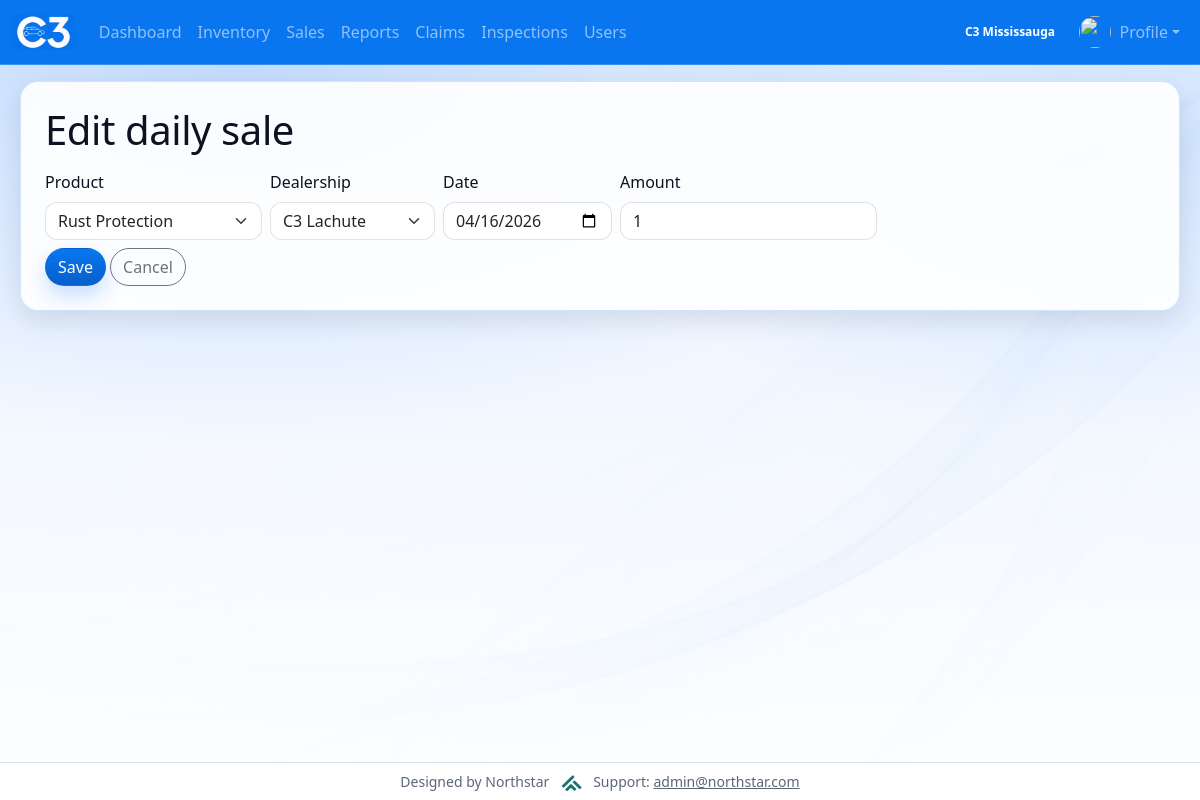
Screenshot of /home/sales/daily/27/edit/ (signed in) with the database file from the repository.
### Dashboard/models.py (models this page shows, shortened)
class Dealership(models.Model):
    name = models.CharField(max_length=200)
    badge_css_class = models.CharField(
        max_length=80,
        default="bg-dark",
        help_text="Bootstrap/extra CSS classes for this dealership's badge (navbar, user list).",
    )
    is_default_home = models.BooleanField(
        default=False,
        help_text="If True, new user group edits default to this dealership when none is set.",
    )
    class Meta:
        ordering = ["name"]
    def resolved_badge_css_class(self) -> str:
        raw = (self.badge_css_class or "").strip()
        if raw.startswith("ns-badge-dealership-"):
            return raw
    def __str__(self):
        return self.name

class DailySale(models.Model):
    product = models.ForeignKey(SalesProduct, on_delete=models.CASCADE)
    dealership = models.ForeignKey(Dealership, on_delete=models.CASCADE, related_name="daily_sales")
    date = models.DateField()
    amount = models.PositiveIntegerField(default=0)
    entered_by = models.ForeignKey(
        settings.AUTH_USER_MODEL,
        on_delete=models.SET_NULL,
        null=True,
        blank=True,
        related_name="daily_sales_entered",
    )
    class Meta:
        ordering = ['-date', 'id']

### Dashboard/views.py (the view)
# urls.py: path("sales/daily/<int:daily_pk>/edit/", views.sales_edit_daily, name="sales_edit_daily"),
def sales_edit_daily(request, daily_pk):
    if not _can_modify_daily_sales(request.user):
        messages.error(request, "Daily sale was not updated: you don't have permission to edit daily sales.")
        return _redirect_sales(request)
    obj = get_object_or_404(DailySale, pk=daily_pk)
    if request.method == "POST":
        old_product = obj.product
        old_dealership = obj.dealership
        old_amount = int(obj.amount)
        form = DailySaleForm(request.POST, instance=obj, user=request.user)
        if form.is_valid():
            saved = form.save()
            if old_product.pk != saved.product.pk or old_dealership.pk != saved.dealership.pk:
                apply_sale_delta(old_product, old_dealership, -old_amount)
                apply_sale_delta(saved.product, saved.dealership, int(saved.amount))
            else:
                apply_sale_delta(
                    saved.product,
                    saved.dealership,
                    int(saved.amount) - old_amount,
                )
            return _redirect_sales(request)
        _messages_for_invalid_form(request, form, context_note="Daily sale was not updated:")
    else:
        form = DailySaleForm(instance=obj, user=request.user)
    context = {"form": form, "daily_sale": obj}
    return render(request, "Dashboard/sales_edit_daily.html", context)

### Dashboard/inventory_services.py (called while the page is built)
def user_home_dealership(user):
    if not user or not user.is_authenticated:
        return None
    try:
        from Profile.models import UserProfile
        prof = UserProfile.objects.select_related("dealership").filter(user=user).first()
        return prof.dealership if prof else None
    except Exception:
        return None

### Dashboard/models.py (called while the page is built)
    def __str__(self):
        return self.name

### Dashboard/views.py (called while the page is built)
def _can_modify_daily_sales(user):
    if not user.is_authenticated:
        return False
    if user.is_staff:
        return True
    group_names = set(user.groups.values_list("name", flat=True))
    return "Sales Rep" in group_names or "Dealership User" in group_names

### Dashboard/templates/Dashboard/sales_edit_daily.html (shortened to what this page needs)
{% extends "Dashboard/base.html" %}
{% block content %}
<h1 class="mb-3">Edit daily sale</h1>
<form method="post" action="">
	<div class="row g-2 align-items-end mb-2">
		<div class="col-auto">
			<label for="id_product" class="form-label">Product</label>
			{{ form.product }}
		</div>
		<div class="col-auto">
			<label for="id_dealership" class="form-label">Dealership</label>
			{{ form.dealership }}
		</div>
		<div class="col-auto">
			<label for="id_date" class="form-label">Date</label>
			{{ form.date }}
		</div>
		<div class="col-auto">
			<label for="id_amount" class="form-label">Amount</label>
			{{ form.amount }}
		</div>
	</div>
	<button type="submit" class="btn btn-primary">Save</button>
	<a href="{% url ns_site_namespace|add:':sales' %}" class="btn btn-outline-secondary">Cancel</a>
</form>
{% endblock content %}

### Dashboard/templates/Dashboard/base.html (shortened to what this page needs)
<!DOCTYPE html>
<html lang="en">
<head>
    {% load static %}
    <link rel="stylesheet" href="{% static 'bootstrap/css/bootstrap.css' %}">
    <link rel="stylesheet" href="{% static 'css/theme.css' %}">
</head>
<body class="d-flex flex-column min-vh-100">
<nav class="navbar navbar-expand-lg navbar-dark bg-primary">
    <div class="container-fluid">
        <a class="navbar-brand d-flex align-items-center" href="{% url ns_site_namespace|add:':home' %}">
            <img src="{% static 'images/logo.png' %}" alt="C3" height="36" style="max-height: 36px;">
        </a>
        {% if user.is_authenticated %}
        <div class="collapse navbar-collapse" id="navbarNavAltMarkup">
            <ul class="navbar-nav me-auto mb-2 mb-lg-0">
                <li class="nav-item">
                    <a class="nav-link" href="{% url ns_site_namespace|add:':index' %}">Dashboard</a>
                </li>
                <li class="nav-item">
                    <a class="nav-link" href="{% url ns_site_namespace|add:':inventory' %}">Inventory</a>
                </li>
                <li class="nav-item">
                    <a class="nav-link" href="{% url ns_site_namespace|add:':sales' %}">Sales</a>
                </li>
                <li class="nav-item">
                    <a class="nav-link" href="{% url ns_site_namespace|add:':Reports' %}">Reports</a>
                </li>
                <li class="nav-item">
                    <a class="nav-link" href="{% url ns_site_namespace|add:':claims' %}">Claims</a>
                </li>
                <li class="nav-item">
                    <a class="nav-link" href="{% url ns_site_namespace|add:':inspections' %}">Inspections</a>
                </li>
                {% if can_see_users %}
                <li class="nav-item">
                    <a class="nav-link" href="{% url 'Profile:user_list' %}">Users</a>
                </li>
                {% endif %}
            </ul>
            <ul class="navbar-nav ms-auto mb-2 mb-lg-0">
                <li class="nav-item d-flex align-items-center me-2">
                    {% if ns_dealership_label %}
                        <span class="badge rounded-pill text-bg-dark ns-dealership-badge {{ ns_dealership_badge_class|default:'' }}">{{ ns_dealership_label }}</span>
                    {% endif %}
                </li>
                <li class="nav-item dropdown">
                    <a class="nav-link dropdown-toggle d-flex align-items-center" href="#" id="profileNavDropdown" role="button" data-bs-toggle="dropdown" aria-expanded="false">
                        {% if profile_avatar_url %}
                            <img src="{{ profile_avatar_url }}" alt="" class="avatar-circle me-2" width="32" height="32">
                        {% else %}
                            <img src="{% static 'images/default-avatar.png' %}" alt="" class="avatar-circle me-2" width="32" height="32">
                        {% endif %}
                        Profile
                    </a>
                </li>
            </ul>
        </div>
        {% endif %}
    </div>
</nav>
<main class="container-fluid py-3 flex-grow-1">
    <div class="ns-surface p-3 p-md-4 mx-md-2">
{% block content %}{% endblock content %}
    </div>
</main>
<footer class="container-fluid py-2 text-center text-muted small border-top mt-auto bg-white">
	Designed by Northstar
	<img src="{% static 'images/northstar.png' %}" alt="Northstar" height="16" class="mx-2 align-text-bottom" style="max-height:16px;">
	Support: <a href="mailto:admin@northstar.com" class="text-muted">admin@northstar.com</a>
</footer>
</body>
</html>

### static/css/theme.css (style rules this page uses)
:root { --theme-primary: #0976f0; --theme-primary-dark: #075fcb; --theme-primary-soft: rgba(13, 110, 253, 0.12); --theme-ink: #0b1220; --theme-muted: #5b6678; --theme-surface: rgba(255, 255, 255, 0.9); --theme-surface-strong: #ffffff; --theme-border: rgba(13, 110, 253, 0.18); --theme-shadow: 0 16px 40px rgba(11, 18, 32, 0.12); --theme-shadow-sm: 0 10px 24px rgba(11, 18, 32, 0.1); --theme-radius-lg: 18px; --theme-radius-md: 14px; --theme-radius-sm: 12px; }
body { color: var(--theme-ink); background: radial-gradient(1200px 600px at 20% 10%, rgba(13, 110, 253, 0.18), transparent 60%), radial-gradient(900px 500px at 90% 20%, rgba(13, 110, 253, 0.12), transparent 55%), linear-gradient(180deg, rgba(231, 241, 255, 0.95), rgba(255, 255, 255, 0.92)); background-attachment: fixed; }
main { background: transparent; }
.ns-surface { background: var(--theme-surface); border: 1px solid var(--theme-border); border-radius: var(--theme-radius-lg); box-shadow: var(--theme-shadow-sm); backdrop-filter: blur(10px); }
.navbar.bg-primary { background-color: var(--theme-primary) !important; border-bottom: 1px solid rgba(255, 255, 255, 0.18); }
.navbar .navbar-brand { padding-top: 0; padding-bottom: 0; }
.navbar .navbar-brand img { display: block; }
.navbar .nav-link { border-radius: 999px; padding: 0.5rem 0.85rem; transition: background-color 120ms ease, color 120ms ease, transform 120ms ease; }
h1, h2, h3, h4, h5 { letter-spacing: -0.01em; }
.text-muted { color: var(--theme-muted) !important; }
.btn { border-radius: 999px; }
.btn-primary { background: linear-gradient(180deg, var(--theme-primary), var(--theme-primary-dark)); border-color: transparent; box-shadow: 0 10px 20px rgba(13, 110, 253, 0.22); }
.badge { border-radius: 999px; padding: 0.45em 0.7em; }
.form-control, .form-select, textarea.form-control { border-radius: var(--theme-radius-sm); border-color: rgba(11, 18, 32, 0.12); }
.avatar-circle { width: 32px; height: 32px; border-radius: 50%; object-fit: cover; display: inline-flex; align-items: center; justify-content: center; overflow: hidden; }
.badge.ns-dealership-badge { color: #fff !important; --bs-badge-color: #fff; }
.badge.ns-dealership-badge.ns-badge-dealership-mississauga, .navbar.bg-primary .badge.ns-dealership-badge.ns-badge-dealership-mississauga { background-color: var(--theme-primary) !important; }

### rows the page displays
Dealership: name "C3 Mississauga"
DailySale: product "Rust Protection", dealership "C3 Lachute", date "04/16/2026", amount "1"
